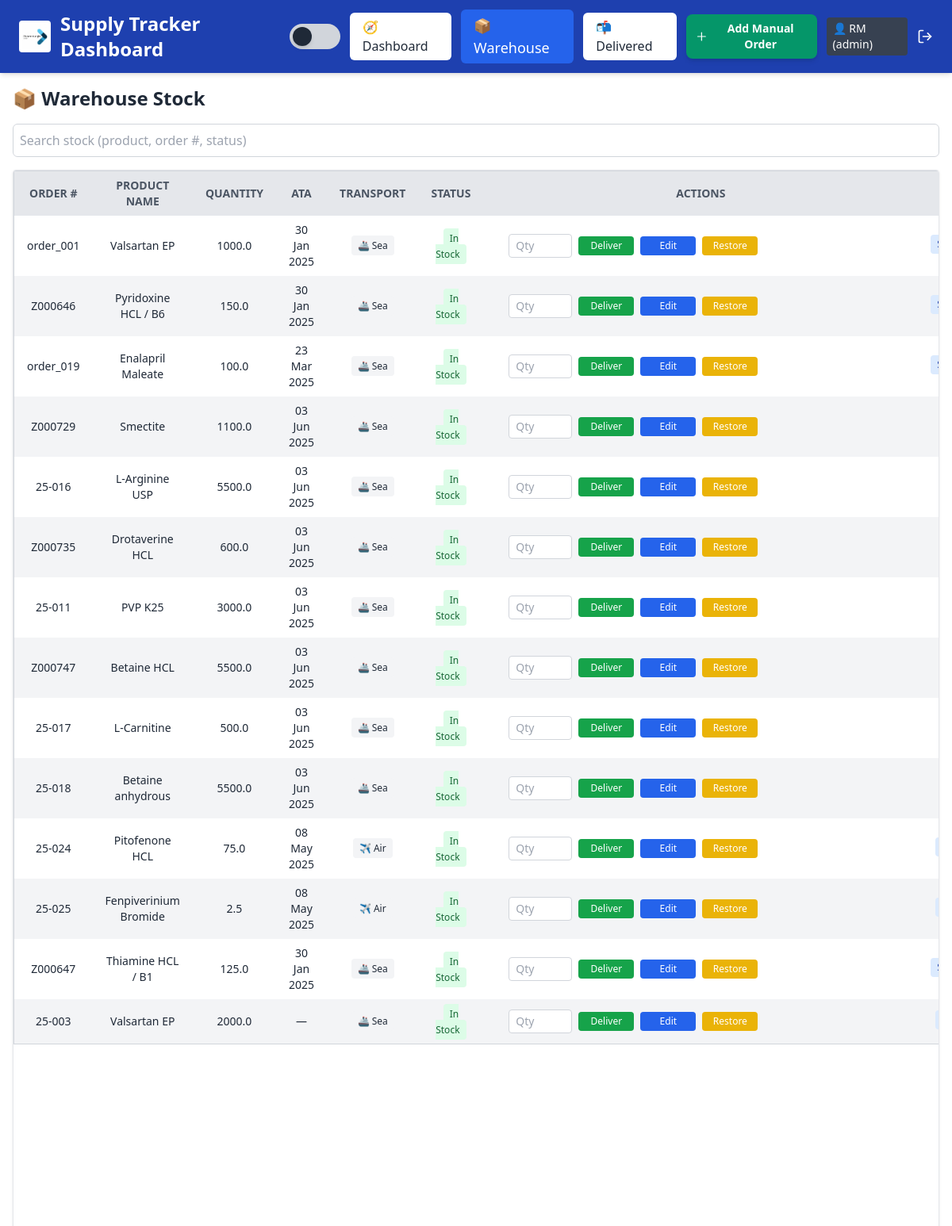
The page /warehouse (signed in) on the database its author committed.
### app/models.py (models this page shows, shortened)
class User(db.Model):
    id = db.Column(db.Integer, primary_key=True)
    username = db.Column(db.String(80), unique=True, nullable=False)
    password = db.Column(db.String(120), nullable=False)
    role = db.Column(db.String(50), default='user')  # ✅ New: Role field

class WarehouseStock(db.Model):
    id = db.Column(db.Integer, primary_key=True)
    user_id = db.Column(db.Integer, db.ForeignKey('user.id'), nullable=False)
    order_number = db.Column(db.String(50), nullable=False)
    product_name = db.Column(db.String(100), nullable=False)
    quantity = db.Column(db.String(50), nullable=False)
    ata = db.Column(db.String(10), nullable=True)
    transit_status = db.Column(db.String(20), default='In Stock', nullable=False)
    notes = db.Column(db.String(120))
    transport = db.Column(db.String(20))
    is_manual = db.Column(db.Boolean, default=False)
    pod_filename = db.Column(db.String(120))

### app/routes/warehouse_routes.py (the view)
@warehouse_bp.route('/warehouse')
@login_required
def warehouse():
    if can_view_all(current_user.role):
        warehouse_items = WarehouseStock.query.order_by(WarehouseStock.ata.desc()).all()
    else:
        warehouse_items = WarehouseStock.query.filter_by(user_id=current_user.id).order_by(WarehouseStock.ata.desc()).all()
    return render_template('warehouse.html', warehouse_items=warehouse_items)

### app/roles.py (called while the page is built)
def can_view_all(role):
    return ROLE_PERMISSIONS.get(role, {}).get('can_view_all', False)

### app/routes/__init__.py (called while the page is built)
def inject_globals():
    return dict(current_user=current_user, current_path=request.path)

### app/templates/warehouse.html (shortened to what this page needs)
<!DOCTYPE html>
<html lang="en">
<head>
    <script src="https://cdn.tailwindcss.com"></script>
</head>
<body class="flex flex-col h-screen bg-white text-gray-800 dark:bg-gray-900 dark:text-gray-100">
    {% include '_navbar.html' %}
    <main class="flex-grow overflow-y-auto p-4">
        <h2 class="text-2xl font-bold mb-4">📦 Warehouse Stock</h2>
        <div class="mb-4">
            <input type="text" id="search-warehouse" placeholder="Search stock (product, order #, status)" class="w-full p-2 rounded-md border border-gray-300 focus:outline-none focus:ring-2 focus:ring-blue-400
                    bg-white dark:bg-gray-800 dark:border-gray-600 dark:text-gray-200">
        </div>
        <div class="orders-table-container overflow-auto h-full border rounded shadow w-full">
            <table id="warehouse-table"
                class="w-full table-auto bg-white dark:bg-gray-900 border border-gray-300 dark:border-gray-700 text-sm">
                <thead class="sticky top-0 z-10 bg-gray-200 dark:bg-gray-800">
                    <tr
                        class="bg-gray-200 dark:bg-gray-700 text-center text-xs sm:text-sm text-gray-600 dark:text-gray-300 uppercase">
                        <th class="px-4 py-2 cursor-pointer" data-sort="order_number">Order # </th>
                        <th class="px-4 py-2 cursor-pointer" data-sort="product_name">Product Name </th>
                        <th class="px-4 py-2 cursor-pointer" data-sort="quantity">Quantity </th>
                        <th class="px-4 py-2 cursor-pointer" data-sort="ata">ATA
                        </th>
                        <th class="px-4 py-2 cursor-pointer" data-sort="transport">Transport </th>
                        <th class="px-4 py-2">Status</th>
                        <th class="px-4 py-2">Actions</th>
                        <th class="px-4 py-2">Notes</th>
                    </tr>
                </thead>
                <tbody>
                    {% for item in warehouse_items %}
                    <tr
                        class="text-center even:bg-gray-100 dark:even:bg-gray-800 hover:bg-blue-50 dark:hover:bg-gray-700">
                        <td class="px-4 py-2">{{ item.order_number }}</td>
                        <td class="px-4 py-2">{{ item.product_name }}</td>
                        <td class="px-4 py-2">{{ item.quantity }}</td>
                        <td class="px-4 py-2">{{ item.ata | format_date if item.ata else '—' }}</td>
                        <td class="px-4 py-2 text-xs">
                            {% if item.transport == 'air' %}
                            <span class="bg-gray-100 text-gray-800 px-2 py-1 rounded">✈️ Air</span>
                            {% elif item.transport == 'sea' %}
                            <span class="bg-gray-100 text-gray-800 px-2 py-1 rounded">🚢 Sea</span>
                            {% elif item.transport == 'truck' %}
                            <span class="bg-gray-100 text-gray-800 px-2 py-1 rounded">🚚 Truck</span>
                            {% else %}
                            —
                            {% endif %}
                        </td>
                        <td class="px-4 py-2"><span class="bg-green-100 text-green-800 text-xs px-2 py-1 rounded">In
                                Stock</span>
                        </td>
                        <td class="px-4 py-2">
                            <div class="flex justify-end">
                                <div class="flex items-center gap-2 min-w-[500px] ml-4">
                                    <form method="POST" action="{{ url_for('warehouse.deliver_partial', item_id=item.id) }}"
                                        class="flex items-center gap-2">
                                        <input type="number" name="quantity" min="1" max="{{ item.quantity }}"
                                            placeholder="Qty"
                                            class="w-20 px-2 py-1 rounded text-sm bg-white text-black dark:bg-gray-800 dark:text-white border border-gray-300 dark:border-gray-600 focus:outline-none focus:ring-2 focus:ring-blue-500"
                                            required>
                                        <button type="submit"
                                            class="bg-green-600 hover:bg-green-700 text-white px-3 py-1 text-xs rounded min-w-[70px]">Deliver</button>
                                    </form>
                                    <a href="{{ url_for('warehouse.edit_warehouse', item_id=item.id) }}"
                                        class="bg-blue-600 hover:bg-blue-700 text-white px-3 py-1 text-xs rounded min-w-[70px] text-center">Edit</a>
                                    <form method="POST"
                                        action="{{ url_for('restore.restore_to_dashboard', item_id=item.id) }}"
                                        class="inline">
                                        <button type="submit"
                                            class="bg-yellow-500 hover:bg-yellow-600 text-white px-3 py-1 text-xs rounded min-w-[70px]">Restore</button>
                                    </form>
                                </div>
                            </div>
                        </td>
                        <td class="px-4 py-2">
                            {% if item.notes %}
                            <span title="{{ item.notes }}"
                                class="bg-blue-100 text-blue-800 text-xs px-2 py-1 rounded whitespace-nowrap max-w-[150px] overflow-hidden text-ellipsis inline-block">
                            </span>
                            {% else %}
                            —
                            {% endif %}
                        </td>
                    </tr>
                    {% endfor %}
                </tbody>
            </table>
        </div>
    </main>
</body>
</html>

### app/templates/_navbar.html
<header class="sticky top-0 z-10 flex justify-between items-center px-4 sm:px-6 py-2 sm:py-3 bg-blue-800 text-white shadow-md">
  <div class="flex items-center space-x-3">
    <img src="{{ url_for('static', filename='images/logo.jpg') }}" alt="Logo" class="h-8 sm:h-10 rounded bg-white p-1" />
    <h1 class="text-base sm:text-2xl font-semibold">Supply Tracker Dashboard</h1>
  </div>
  <div class="flex items-center space-x-2 sm:space-x-3">
    <button id="dark-mode-toggle"
      class="relative inline-flex items-center h-5 w-10 sm:h-8 sm:w-16 rounded-full transition-colors duration-300 focus:outline-none flex-shrink-0"
      aria-label="Toggle dark mode">
      <span id="dark-mode-track"
            class="absolute inset-0 h-5 w-10 sm:h-8 sm:w-16 rounded-full bg-gray-300 dark:bg-gray-700 transition-colors duration-300">
      </span>
      <span id="dark-mode-thumb"
            class="absolute left-1 top-1 h-3 w-3 sm:h-6 sm:w-6 rounded-full
                  bg-gray-800 dark:bg-gray-100 transform transition-transform duration-300
                  shadow-md dark:shadow-white/50
                  dark:translate-x-5 sm:dark:translate-x-8">
      </span>
    </button>
    <a href="{{ url_for('dashboard.dashboard') }}"
       class="px-4 py-1.5 rounded-md font-medium transition-all duration-200
       {{ 'bg-yellow-500 text-white text-lg font-bold' if current_path.startswith(url_for('dashboard.dashboard')) else 'bg-white text-gray-800 dark:bg-gray-700 dark:text-white' }}
       hover:bg-opacity-80 hover:shadow-md">
      🧭 Dashboard
    </a>
    <a href="{{ url_for('warehouse.warehouse') }}"
       class="px-4 py-1.5 rounded-md font-medium transition-all duration-200
       {{ 'bg-blue-600 text-white text-lg font-bold' if current_path.startswith(url_for('warehouse.warehouse')) else 'bg-white text-gray-800 dark:bg-gray-700 dark:text-white' }}
       hover:bg-opacity-80 hover:shadow-md">
      📦 Warehouse
    </a>
    <a href="{{ url_for('delivered.delivered') }}"
       class="px-4 py-1.5 rounded-md font-medium transition-all duration-200
       {{ 'bg-purple-600 text-white text-lg font-bold' if current_path.startswith(url_for('delivered.delivered')) else 'bg-white text-gray-800 dark:bg-gray-700 dark:text-white' }}
       hover:bg-opacity-80 hover:shadow-md">
      📬 Delivered
    </a>
    {% if current_path.startswith(url_for('dashboard.dashboard')) %}
  <button
    class="w-[180px] flex items-center justify-center gap-2 px-3 py-2 bg-emerald-600 text-white text-sm font-semibold rounded-lg shadow-md hover:bg-emerald-700 transition toggle-form-btn"
    title="Add a new incoming order"
  >
    <svg xmlns="http://www.w3.org/2000/svg" class="w-4 h-4" fill="none" viewBox="0 0 24 24" stroke="currentColor">
      <path stroke-linecap="round" stroke-linejoin="round" stroke-width="2" d="M12 4v16m8-8H4" />
    </svg>
    Add New Order
  </button>
  {% elif current_path.startswith(url_for('warehouse.warehouse')) %}
    <button
      onclick="document.getElementById('manual-order-form').classList.toggle('hidden')"
      class="w-[180px] flex items-center justify-center gap-2 px-3 py-2 bg-emerald-600 text-white text-sm font-semibold rounded-lg shadow-md hover:bg-emerald-700 transition"
      title="Create a new manually stocked order"
    >
      <svg xmlns="http://www.w3.org/2000/svg" class="w-4 h-4" fill="none" viewBox="0 0 24 24" stroke="currentColor">
        <path stroke-linecap="round" stroke-linejoin="round" stroke-width="2" d="M12 4v16m8-8H4" />
      </svg>
      Add Manual Order
    </button>
  {% elif current_path.startswith(url_for('delivered.delivered')) %}
    <div class="w-[180px]"></div>
  {% endif %}
    <span class="ml-4 px-2 py-1 rounded bg-gray-700 text-white text-sm">
  👤 {{ current_user.username }} ({{ current_user.role }})
</span>
    <a href="{{ url_for('auth.logout') }}" title="Logout" class="text-white hover:text-red-400 ml-1">
      <svg xmlns="http://www.w3.org/2000/svg" class="h-5 w-5" viewBox="0 0 24 24" fill="none"
           stroke="currentColor" stroke-width="2" stroke-linecap="round" stroke-linejoin="round">
        <path d="M9 21H5a2 2 0 0 1-2-2V5a2 2 0 0 1 2-2h4" />
        <polyline points="16 17 21 12 16 7" />
        <line x1="21" y1="12" x2="9" y2="12" />
      </svg>
    </a>
  </div>
</header>

### rows shown on the page
User: username "RM", role "admin"
WarehouseStock: order_number "order_001", product_name "Valsartan EP", quantity "1000.0", ata "30 Jan 2025", transport "🚢 Sea"
WarehouseStock: order_number "Z000646", product_name "Pyridoxine HCL / B6", quantity "150.0", ata "30 Jan 2025", transport "🚢 Sea"
WarehouseStock: order_number "order_019", product_name "Enalapril Maleate", quantity "100.0", ata "23 Mar 2025", transport "🚢 Sea"
WarehouseStock: order_number "Z000729", product_name "Smectite", quantity "1100.0", ata "03 Jun 2025", transport "🚢 Sea"
WarehouseStock: order_number "25-016", product_name "L-Arginine USP", quantity "5500.0", ata "03 Jun 2025", transport "🚢 Sea"
WarehouseStock: order_number "Z000735", product_name "Drotaverine HCL", quantity "600.0", ata "03 Jun 2025", transport "🚢 Sea"
WarehouseStock: order_number "25-011", product_name "PVP K25", quantity "3000.0", ata "03 Jun 2025", transport "🚢 Sea"
WarehouseStock: order_number "Z000747", product_name "Betaine HCL", quantity "5500.0", ata "03 Jun 2025", transport "🚢 Sea"
WarehouseStock: order_number "25-017", product_name "L-Carnitine", quantity "500.0", ata "03 Jun 2025", transport "🚢 Sea"
WarehouseStock: order_number "25-018", product_name "Betaine anhydrous", quantity "5500.0", ata "03 Jun 2025", transport "🚢 Sea"
WarehouseStock: order_number "25-024", product_name "Pitofenone HCL", quantity "75.0", ata "08 May 2025", transport "✈️ Air"
WarehouseStock: order_number "25-025", product_name "Fenpiverinium Bromide", quantity "2.5", ata "08 May 2025", transport "✈️ Air"
WarehouseStock: order_number "Z000647", product_name "Thiamine HCL / B1", quantity "125.0", ata "30 Jan 2025", transport "🚢 Sea"
WarehouseStock: order_number "25-003", product_name "Valsartan EP", quantity "2000.0", ata "—", transport "🚢 Sea"
